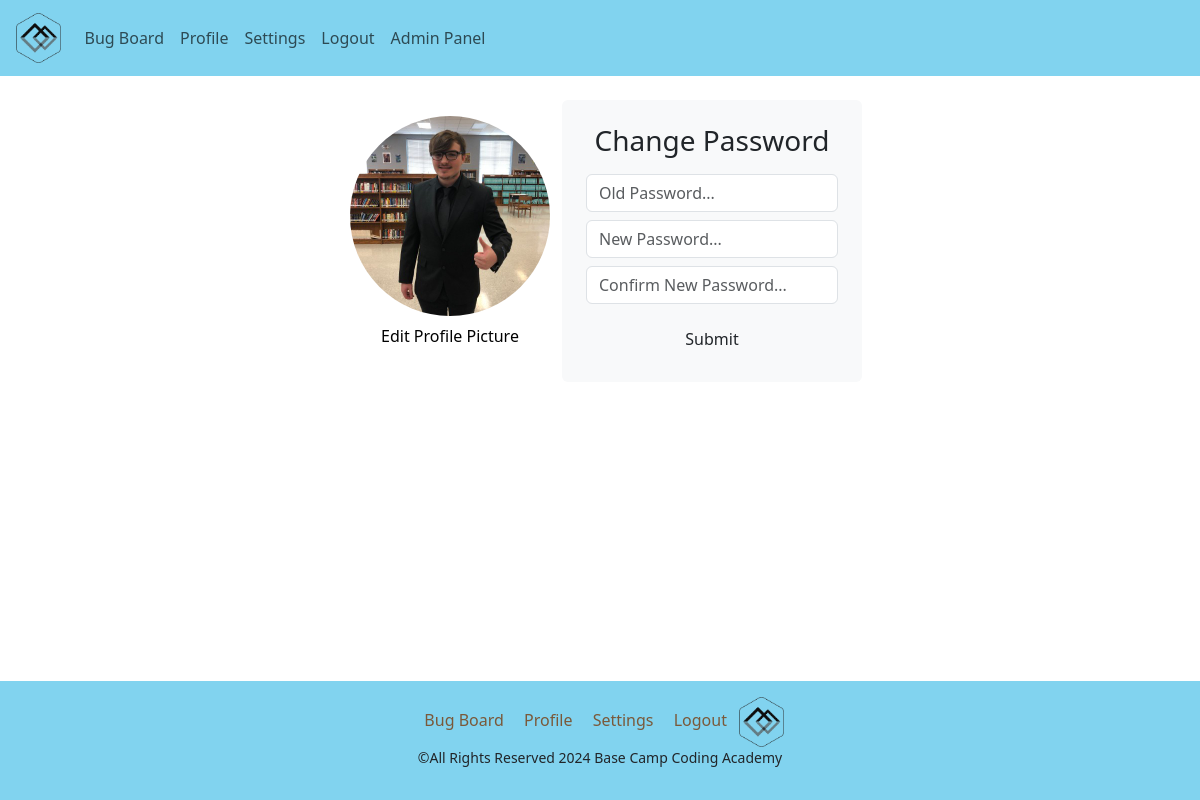
Before: /settings/ (signed in) with the older database file.
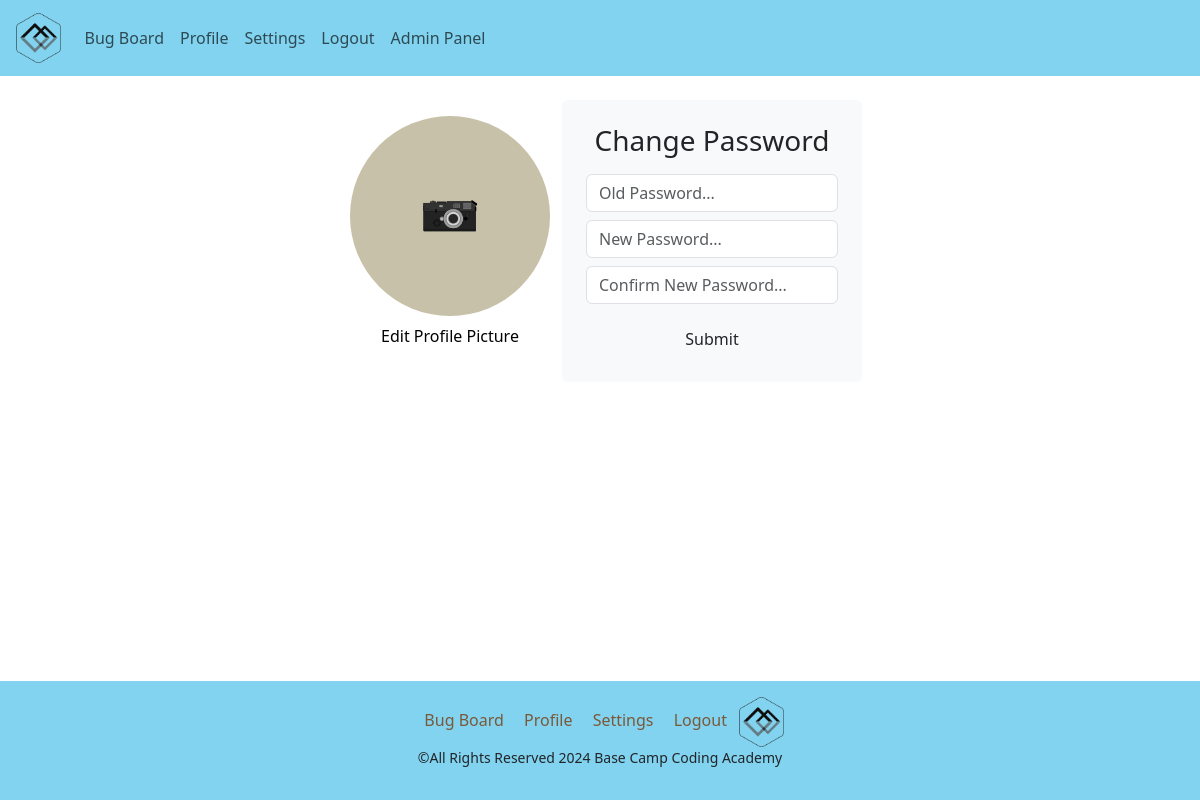
After: the same page with the newer database file.
### app/models.py (models this page shows, shortened)
class Account(models.Model):
    user = models.OneToOneField(User, null=True, on_delete=models.CASCADE)
    profile_picture = models.ImageField(upload_to='profile_pics/', null=True, blank=True)

### app/views.py (the view)
# urls.py: path('settings/', settingPage, name='setting'),
@login_required(login_url='login')
def settingPage(request: HttpRequest) -> HttpResponse:
    password_change_form = None
    picture_change_form = None
    if request.method == 'POST':
        if 'password_change_submit' in request.POST:
            password_change_form = PasswordChangeForm(request.user, request.POST)
            if password_change_form.is_valid():
                print('ready to change')
                user = password_change_form.save()
                update_session_auth_hash(request, user)
                return redirect('setting')
            else:
                for field, errors in password_change_form.errors.items():
                    for error in errors:
                        messages.error(request, f"Error in {field}: {error}")
                print(f'The password change form was not completed correctly: {password_change_form.errors}')
        elif 'picture_change_submit' in request.POST:
            picture_change_form = pfpChangeForm(request.POST, request.FILES)
            if picture_change_form.is_valid():
                clean_picture = picture_change_form.cleaned_data['picture']
                changePfp(request.user,clean_picture)
                return redirect('setting')
            else:
                messages.error(request, 'Error updating profile picture.')
                print(f'The profile picture change form was not completed correctly: {picture_change_form.errors}')
    else:
        password_change_form = PasswordChangeForm(request.user)
        picture_change_form = pfpChangeForm()
    account = getAccountFor(request.user)
    context = {'account': account, 'password_change_form': password_change_form, 'picture_change_form': picture_change_form}
    return render(request, 'setting.html', context)

### app/forms.py
class pfpChangeForm(forms.Form):
    picture = forms.ImageField(widget=forms.ClearableFileInput(attrs={'class': 'form-control', 'accept': 'image/*'}), label='Select Profile Picture', required=True)

### app/models.py (called while the page is built)
def getAccountFor(user):
    account = Account.objects.get(user=user)
    return account

### app/templates/setting.html (shortened to what this page needs)
{% extends "base.html" %}
{% load static %}
{% block content %}
<br>
<div class="d-flex justify-content-center">
    <br>
    <div class='d-flex'>
        <div class="">
            <div class='container text-center mt-3'>
                <a class="linkStripper" href="#" data-bs-toggle="modal" data-bs-target="#profilePictureModal">
                    {% if account.profile_picture %}
                        <div class='rounded-circle-container2'>
                            <img src="{{ account.profile_picture.url }}" alt="Profile Picture">
                        </div>
                    {% else %}
                        <div class='rounded-circle-container2'>
                            <img src="{% static 'images/default_no_profile_pic.jpg' %}" alt="Default Profile">
                        </div>
                    {% endif %}
                    <p class='mt-2'>Edit Profile Picture</p>
                </a>
            </div>
        </div>
        <br>
        <div class='maxWidthBox container text-center bg-light d-smoke rounded w-sm-75 w-lg-25 p-4'>
            <h3> Change Password </h3>
            <div class=''>
                <form method="POST" action="">
                    <div class="input-group mb-2">
                        <input type="password" name="old_password" placeholder="Old Password..." class="form-control">
                    </div>
                    <div class="input-group mb-2">
                        <input type="password" name="new_password1" placeholder="New Password..." class="form-control">
                    </div>
                    <div class="input-group mb-2">
                        <input type="password" name="new_password2" placeholder="Confirm New Password..." class="form-control">
                    </div>
                    <div class="d-flex justify-content-center mt-3 login_container">
                        <input class="btn login_btn" type="submit" name="password_change_submit" value="Submit">
                    </div>
                </form>
            </div>
        </div>
    </div>
</div>
<br>
{% endblock content %}

Changed rows visible on the page:
changed Account: profile_picture: picture removed, a placeholder shows
